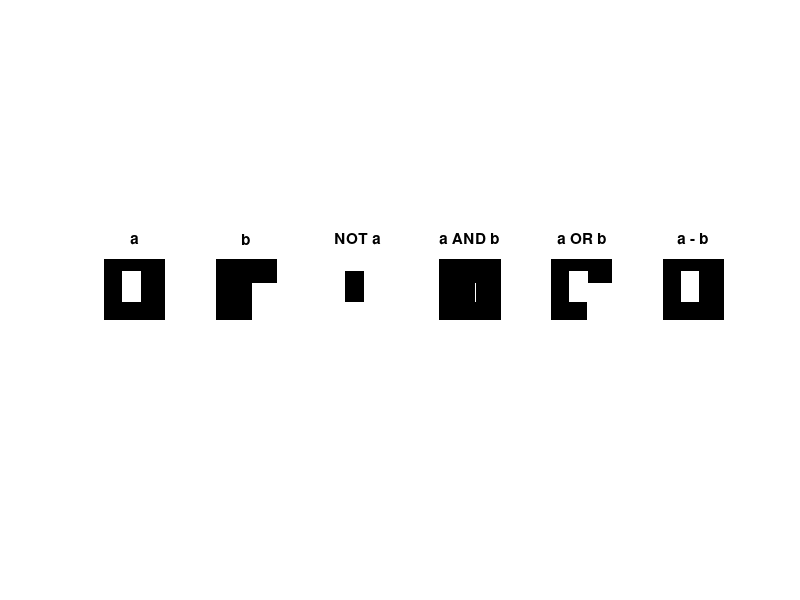

The MATLAB script that drew this image: (Note: this script raises an error after producing the figure.)
%% Week 5: Binary image processing. Morphological operations. Gray Scale Image Segmentation
% A binary image is an image that has only 2 values: 0s and 1s. It is
% considered of logical type, where 0s are considered "false" and 1s "true"
% values. By convention, the 1s represent the foreground and the 0s the
% background. 
% Binary images can also be of type uint8 (where 0s stay zero and 1s become 255). 
% Binary images can be obtained as a result of image segmentation
% operation (thresholding, edge detection, etc) and other feature detection
% operations. Sometimes we might need to label, count and measure shape properties of the white
% regions in the binary images. In addition, we might want to refine the
% binary image, by removing small artifacts or by fillying holes. This
% latter task can be solved with morphological operations. 



%% Logical operations on binary images
% Let's build small binary images with the functions false and true.
a = false(100,100);
b = false(100,100);
a(20:70, 30:60)= true;
b(40:100, 60:100) = true;

% NOT a; Get the negative image: white becomes black and vice versa.
% ~ operator and imcomplement, both output the complement image.
a_neg = ~a; 
a_neg2 = imcomplement(a);  % imcomplement works on grayscale image as well (it means mainly 255-input image)

% a AND b; returns only overlapping white areas in both a and b.
intersectioni = a&b;

%a OR b; returns regions that are white in a, as well as regions that are
%white in b
unioni = a|b;

%a MINUS b; returns areas that are white only in a and not in b.
minusi = a-b;

figure, subplot(161), imshow(a), title('a')
subplot(162), imshow(b), title('b')
subplot(163), imshow(a_neg), title('NOT a')
subplot(164), imshow(intersectioni), title('a AND b');
subplot(165), imshow(unioni), title('a OR b');
subplot(166), imshow(minusi), title('a - b');

%% Extract connected components and label binary images
% Two pixels are connected in a binary image if there is path consisting of
% white pixels between them. A connected component is made of pairs of
% connected pixels considering a 4-neighborhood or 8-neighborhood
% adjacency. A connected component is also called "blob". Labeling is the process of assigning the same label number to
% every pixel in a connected component.  

% First, let's read agrayscal image with coffee beans
img = rgb2gray(imread('nordwood-themes-unsplash.jpg')); 

% Thresold the grayscale image to get a binary image. Use Otsu's algorithm
% for computing the (global) threshold. imbinarize does that for you.
bw = imbinarize(img);
bwn =~bw; %we complement the image to color white the regions for the coffee beans.
figure, imshowpair(img, bwn, 'montage');

% Find the 8-connected components using bwconncomp.
CC = bwconncomp(bwn);

% Then label each connected component using labelmatrix function.
% labelmatrix function outputs an image, where for each different conenct
% component, a different number is given.
L = labelmatrix(CC);
% Since we have few labels, we need to scale the range of the values displayed.
% So add [] as argument to imshow. 
figure, imshow(L,[]), title('Grayscale labels')

% Another way to get the labels of connected components is when applying
% watershed segmentation, as we will see in a later example.

% For better visualization, we can pseudocolor the label image using
% label2rgb function, that converts each labeled connected component to a
% random color.
% In the example below, we use the 'spring' color palette to assign colors to labels random order and make background
% black.
RGB = label2rgb(L, 'spring','k','shuffle');
figure, imshow(RGB), title('Color labels');


%% Region properties
% Once connected components are found we sometimes want to quantify them  with basic statistics.
% For example, automatically count them, or measure their area, or know
% their position and orientation.
% There is a function in matlab that gives us such statistics and it is
% called *regionprops*. The input to regionprops is the connected components structure
% or the labeled image and the output is a *structure*. In Matlab, a
% structure is a data type that is an array with named "fields". Access to
% each of this field is given by "." indexing: structurename.fieldname

% The default properties returned by regionprops are Area, Centroid (x, y location)  and Bounding
% Box (the rectangle that completely encloses the blob). But there are more
% other properties that can be displayed.
close all %closes all the windows except the main window and imtool; just to clean up the environment a bit.
blobs = regionprops(CC)

% Q: How many coffee beans do we have in the image?
% A: As many as the size of the structure returned by the regionprops
nrbeans = size(blobs,1)
%So there are 19 cofee beans in the image. 
blobs(1)
blobs(1).Area

% You can access all properties by using 'all' as argument or specific
% properties by indicating their name.
stats = regionprops(CC, 'Circularity')
%Find the indices of the blobs that have a Circularity index higher than
%0.97
idx = find([stats.Circularity] > 0.97);
% Then use the ismember function to create a new black and white image with
% only the circular coffee beans from the label image of the original image.
circularbeans = ismember(L,idx);  
figure, imshow(circularbeans)

%We can also use the function visboundaries to draw the boundaries for each
%of the object on the original image, 
figure, imshow(img), title('Circular coffee beans')
hold on
%but only for the circular beans objects
visboundaries(circularbeans, 'Color','r')
%% Morphological operations: Erosion, Dilation, Opening, Closing
% Morphological operations are useful for shrinking (erosion) or
% enlarging (dilation) components in  black and white images. Erosion and dilation
% are the primitive morphological operations and all the other morphological operations
% are a sequence of these two operations.

% Structuring elements 
clear global %clean all the variables in the workspace
close all %close all the windows except the main window
bw = imread('text.png');            		%Read in binary image
se=[0 1 0; 1 1 1; 0 1 0];                   %Define structuring element as an array
bw_out=imdilate(bw,se);              		%Dilate image
figure,subplot(1,2,1), imshow(bw), title('Original');         		%Display original
%Display dilated image performed with a structuring element which is similar to a filter mask. 
subplot(1,2,2), imshow(bw_out), title('Dilated');     		

se=ones(6,1);                       		%Define structuring element
bw_out=imerode(bw,se);              		%Erode image
figure, subplot(1,2,1), imshow(bw), title('Original');         		%Display original
subplot(1,2,2), imshow(bw_out), title('Eroded');     		%Display eroded image

% You can use *strel* function to generate more customized structuring
% elements.

se1 = strel('square',4)                     %4-by-4 square
se2 = strel('line',5,45)     				%line, length 5, angle 45 degrees
bw_1=imdilate(bw,se1);              		%Dilate image
bw_2=imerode(bw,se2);              			%Erode image
figure, subplot(1,2,1), imshow(bw_1), title('Dilated w square');         		%Display dilated image
subplot(1,2,2), imshow(bw_2), title('Erode w oblique line');               %Display eroded image


% Opening is the name given to the morphological operation of erosion followed 
% by dilation with the same structuring element. Closing is the name given to 
% the morphological operation of dilation followed by erosion with the same 
% structuring element.

A=imread('openclose_shapes.png'); A=~logical(A);            %Read in image and convert to binary
figure, imshow(A)
figure
se=strel('disk',3); bw1=imopen(A,se); bw2=imclose(A,se);	%Define SEs then open and close
subplot(3,2,1), imshow(bw1); subplot(3,2,2), imshow(bw2);	%Display results
se=strel('disk',6); bw1=imopen(A,se); bw2=imclose(A,se);	%Define SEs then open and close
subplot(3,2,3), imshow(bw1); subplot(3,2,4), imshow(bw2);	%Display results
se=strel('disk',15); bw1=imopen(A,se); bw2=imclose(A,se);	%Define SEs then open and close
subplot(3,2,5), imshow(bw1); subplot(3,2,6), imshow(bw2);	%Display results


clearvars -except bw1
%% Hit-or-miss transform
% Is a basic tool for shape detection
% The hit-or-miss transform indicates the positions where a certain pattern 
%(characterized by a structuring element B) occurs in the input image.
A = imread('text.png');                        				%Read in text 
B=imcrop(A,[153.5 5.5 14 20] );                              				%Crop letter "h"

se1=B; se2=~B;                              			%Define hit and miss structure elements
bw=bwhitmiss(A,se1,se2);                    			%Perform hit-miss transformation
[i,j]=find(bw==1);                         		 		%Get explicit coordinates of locations
figure,
subplot(1,3,1), imshow(A), title('Original');                  			%Display image
subplot(1,3,2), imagesc(B); axis image; axis off, title('Target shape');   	%Display target shape
subplot(1,3,3), imshow(A); hold on; plot(j,i,'r*'), title('Hit-or-miss'); 	%Superimpose locations on image	

%% Region filling
% When thresholding or segmentation procedures are not perfect, then we
% might have some holes (black pixels) in the foreground pixels. Therefore
% we should "fill" these holes.  The filling is done by iterative dilation
% operations. After each dilation we take the intersection of the dilated
% image and the complement of the original image to make sure we don't
% fill the whole image. 
coins = imread('coins.png');
coins_bw = imbinarize(coins);
figure, imshowpair(coins, coins_bw, 'montage'), title('Imperfect segmentation with holes');
coins_filled = imfill(coins_bw, 'holes');
figure, imshow(coins_filled), title('Filled holes');

%% Image segmentation: Region growing

% Region growing method start with a seed pixel and builds a connected
% component in an 8=pixel neighborhood, as long as the neighboring pixels
% are similar in intensity. 
% grayconnected function applies region growing in Matlab and return a black
% and white image corresponding to the segmented region.
figure, imshow(coins)
impixelinfo
seedrow = 105;
seedcolumn = 170;
rg1 = grayconnected(coins, seedrow, seedcolumn);
% We can display the label of the segmented coin superimposed on the image.
figure, imshow(labeloverlay(coins,rg1))

% We can change the "tolerance" argument to the grayconnected function - the maximum
% difference in intensity the 8connected pixels can have with respect to the seed pixel
% in order to be added to the connected component. By default, tolerance is 32 for
% integer images.



%% Exercise 1
% Change the example given for hit-or-miss transformation to find the
% letter "m" in the "text" image. You should find the vertical standing "m"
% as well as the rotated "m". 
%% Exercise 2: Watershed segmentation
% How many coffee beans are there in an image with spilled coffee beans, close to each other?

% Read the image
spilled_beans = rgb2gray(imread('fabienne-hubener-unsplash.jpg'));
w = watershed(spilled_beans)
figure, imshow(label2rgb(w))

% By applying watershed transformation directly on the image, we confront
% with oversegmentation. However, this can be improved with the aid of
% morphological operations. Follow the steps in Matlab example "Marker-Controlled
% Watershed Segmentation" to extract the blobs of coffee beans. Once you
% get the blobs image, count the number of beans. 
% Crop the input image if needed.
% Through this exercise, you'll learn another morphological operation:
% opening by reconstruction.